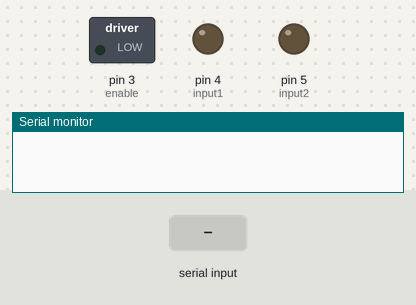
The sketch below on a simulated Arduino Uno, built with avr-gcc and run on an emulated ATmega328P. On the bench: switched loads named in the sketch (green lamp = pin HIGH), output pins drawn as LEDs (lit = HIGH), the last lines printed to the serial monitor. The test bench sets the inputs (shaded band).

Above: at 1.2 s.
1.3 s: "1" received over Serial
At 1.9 s:
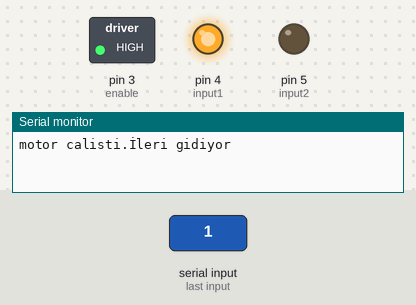
2.8 s: "2" received over Serial
At 3.1 s:
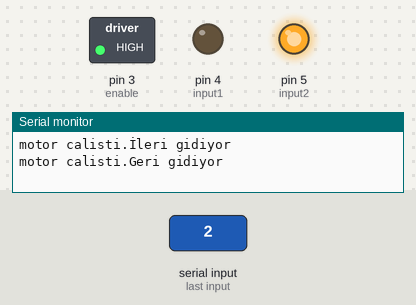
4.3 s: "0" received over Serial
At 5.4 s:
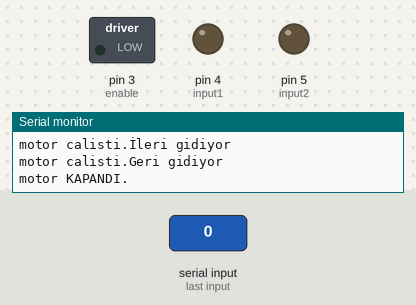
Timing chart, 0 to 7.3 s (numbered marks = the images above; inputs shaded):
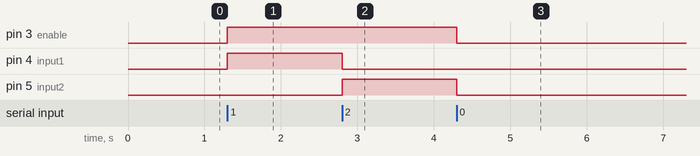

Measured:
- after the input at 1.3 s, pin 3 (enable), pin 4 (input1): LOW → HIGH at once
- after the input at 2.8 s, pin 4 (input1): HIGH → LOW at once; pin 5 (input2): LOW → HIGH at once
- after the input at 4.3 s, pin 3 (enable), pin 5 (input2): HIGH → LOW at once

The sketch:

bluetoothmotorkontrolu.ino
```cpp
const int enable=3;
const int input1=4;
const int input2=5;

void setup() {
  // put your setup code here, to run once:
  Serial.begin(9600);
  pinMode(enable,OUTPUT);
  pinMode(input1,OUTPUT);
  pinMode(input2,OUTPUT);

}

void loop() {
  if (Serial.available() > 0 ) {
    char gelenDeger = Serial.read();
    switch (gelenDeger) {
      case '1' :
        M_Ileri();
        break;
      case '2' :
        M_Geri();
        break;
      case '0' :
        M_Kapat();
        break;
    }
  }
}

void M_Ileri () {
    digitalWrite(input1,HIGH);
    digitalWrite(input2,LOW);
    digitalWrite(enable,HIGH);
    Serial.println("motor calisti.İleri gidiyor");
    delay(20);

}
void M_Geri () {
    digitalWrite(input1,LOW);
    digitalWrite(input2,HIGH);
    digitalWrite(enable,HIGH);
    Serial.println("motor calisti.Geri gidiyor");
    delay(20);

}

void M_Kapat() {
    digitalWrite(input1,LOW);
    digitalWrite(input2,LOW);
    digitalWrite(enable,LOW);
    Serial.println("motor KAPANDI.");
    delay(20);

}
```
